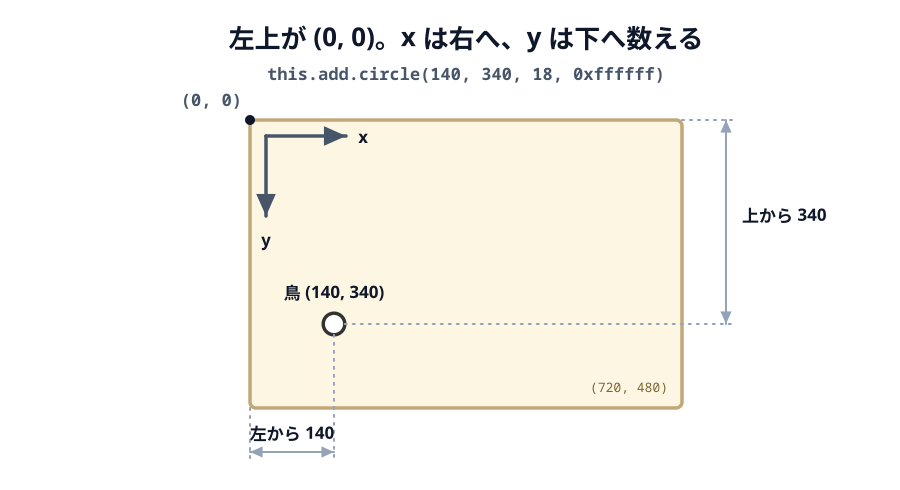

This figure's Python source:
# 02-screen-coordinates.svg
# スキーマ: CONTAINER（画面という枠）+ SOURCE-PATH-GOAL（左上から右・下へ数える）
# this.add.circle(140, 340, ...) の 140 と 340 が画面のどこを指すのかを見せる。
# 画面 720x480 を 0.6 倍で描き、数字はゲーム内の座標のまま出す。

import sys
sys.path.insert(0, "/Users/seekseep/.claude/skills/genfig")
from genfig import Canvas, INK_SCALE, PALETTE

PALETTE["screen"] = {"bg": "#fdf6e3", "border": "#c2a878", "text": "#7c6636"}
PALETTE["bird"] = {"bg": "#ffffff", "border": "#333333", "text": "#333333"}

K = 0.6                      # ゲーム座標 → 図の縮尺
SX, SY = 250.0, 120.0        # 画面の左上を図のどこに置くか
SW, SH = 720 * K, 480 * K    # 432 x 288


def px(gx):
    return SX + gx * K


def py(gy):
    return SY + gy * K


c = Canvas(900, 490)

c.text(466, 48, "左上が (0, 0)。x は右へ、y は下へ数える", scale="xl")
c.text(466, 80, "this.add.circle(140, 340, 18, 0xffffff)", scale="md",
       font="technical", fill=INK_SCALE["dark"])

screen = c.sticky(SX, SY, SW, SH, color="screen", rx=6)
c.text(px(720) - 14, py(480) - 16, "(720, 480)", scale="sm",
       align="right", fill=PALETTE["screen"]["text"], font="technical")

# --- 原点と、そこから伸びる 2 方向 ---
c.raw(f'<circle cx="{px(0)}" cy="{py(0)}" r="5" fill="{INK_SCALE["ink"]}"/>')
c.text(px(0) - 8, py(0) - 14, "(0, 0)", scale="md", align="right",
       font="technical")
c.link((px(0) + 16, py(0) + 16), (px(0) + 96, py(0) + 16))
c.text(px(0) + 108, py(0) + 23, "x", scale="md", align="left",
       fill=INK_SCALE["ink"], font="technical")
c.link((px(0) + 16, py(0) + 16), (px(0) + 16, py(0) + 96))
c.text(px(0) + 16, py(0) + 126, "y", scale="md",
       fill=INK_SCALE["ink"], font="technical")

# --- 鳥（実際の見た目のまま白い丸＋濃い輪郭）---
bird = c.ellipse(px(140), py(340), 18 * K, 18 * K, color="bird")
c.text(bird.cx, bird.top - 14, "鳥 (140, 340)", scale="md",
       fill=INK_SCALE["ink"])

# --- 寸法線（画面の外に出して、鳥から点線で引き出す）---
DIM_Y = py(480) + 44     # 下の寸法線
DIM_X = px(720) + 44     # 右の寸法線

c.link((bird.cx, bird.bottom), (bird.cx, DIM_Y + 10),
       dash="dotted", primary=False, head=False)
c.link((px(0), py(480)), (px(0), DIM_Y + 10),
       dash="dotted", primary=False, head=False)
c.link((px(0), DIM_Y), (bird.cx, DIM_Y), both=True, primary=False)
c.text((px(0) + bird.cx) / 2, DIM_Y - 12, "左から 140", scale="md",
       fill=INK_SCALE["ink"])

c.link((bird.right, bird.cy), (DIM_X + 10, bird.cy),
       dash="dotted", primary=False, head=False)
c.link((px(720), py(0)), (DIM_X + 10, py(0)),
       dash="dotted", primary=False, head=False)
c.link((DIM_X, py(0)), (DIM_X, bird.cy), both=True, primary=False)
c.text(DIM_X + 16, (py(0) + bird.cy) / 2, "上から 340", scale="md",
       align="left", fill=INK_SCALE["ink"])

c.save("02-screen-coordinates.svg")
